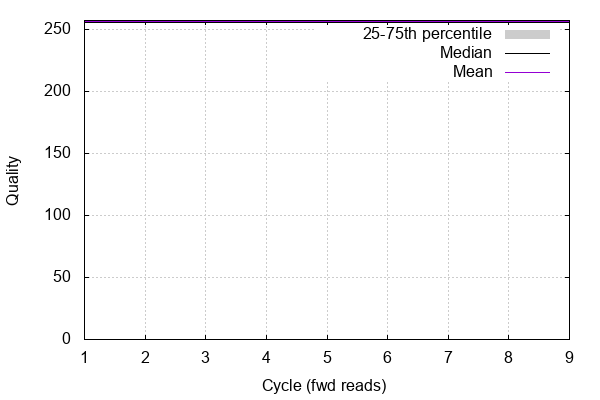

Recreate this plot in gnuplot.

            set terminal png size 600,400 truecolor
            set output "example.stats/quals2.png"
            set grid xtics ytics y2tics back lc rgb "#cccccc"
            set multiplot
            
            set yrange [0:257]
            set ylabel "Quality"
            set xlabel "Cycle (fwd reads)"
            plot '-' using 1:2:3 with filledcurve lt 1 lc rgb "#cccccc" t '25-75th percentile' , '-' using 1:2 with lines lc rgb "#000000" t 'Median', '-' using 1:2 with lines lt 1 t 'Mean'
        1	255	255
2	255	255
3	255	255
4	255	255
5	255	255
6	255	255
7	255	255
8	255	255
9	255	255
end
1	255
2	255
3	255
4	255
5	255
6	255
7	255
8	255
9	255
end
1	256.00
2	256.00
3	256.00
4	256.00
5	256.00
6	256.00
7	256.00
8	256.00
9	256.00
end
